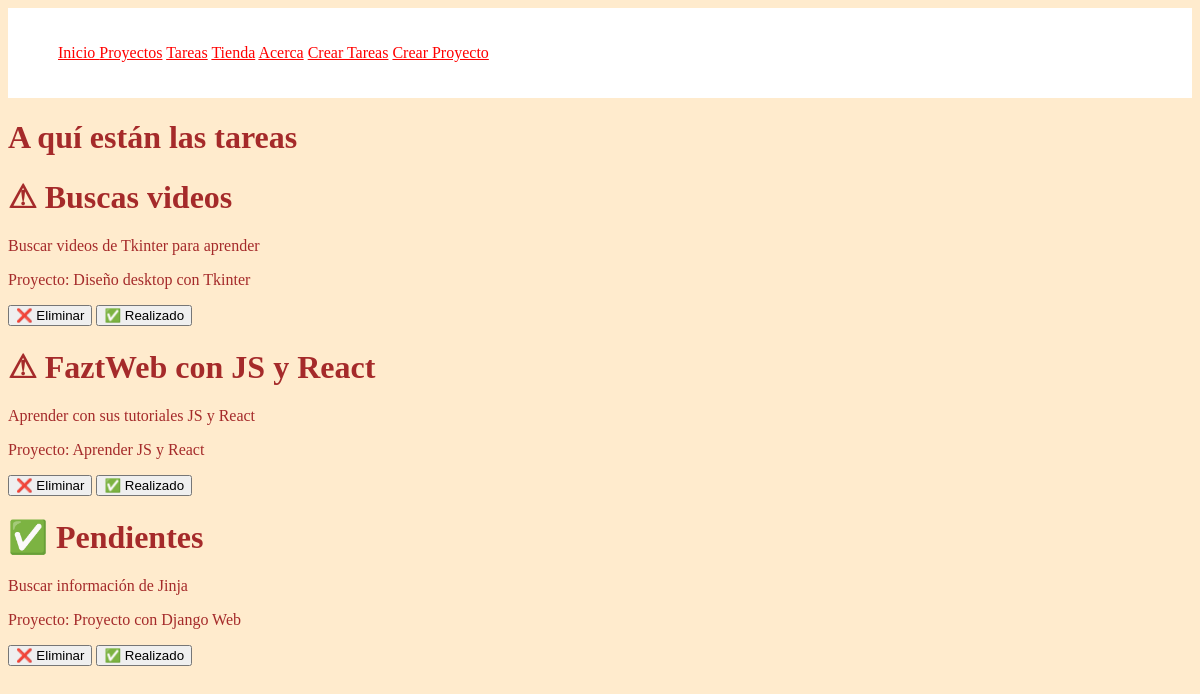
/tasks/, run on an earlier commit of the app's database.
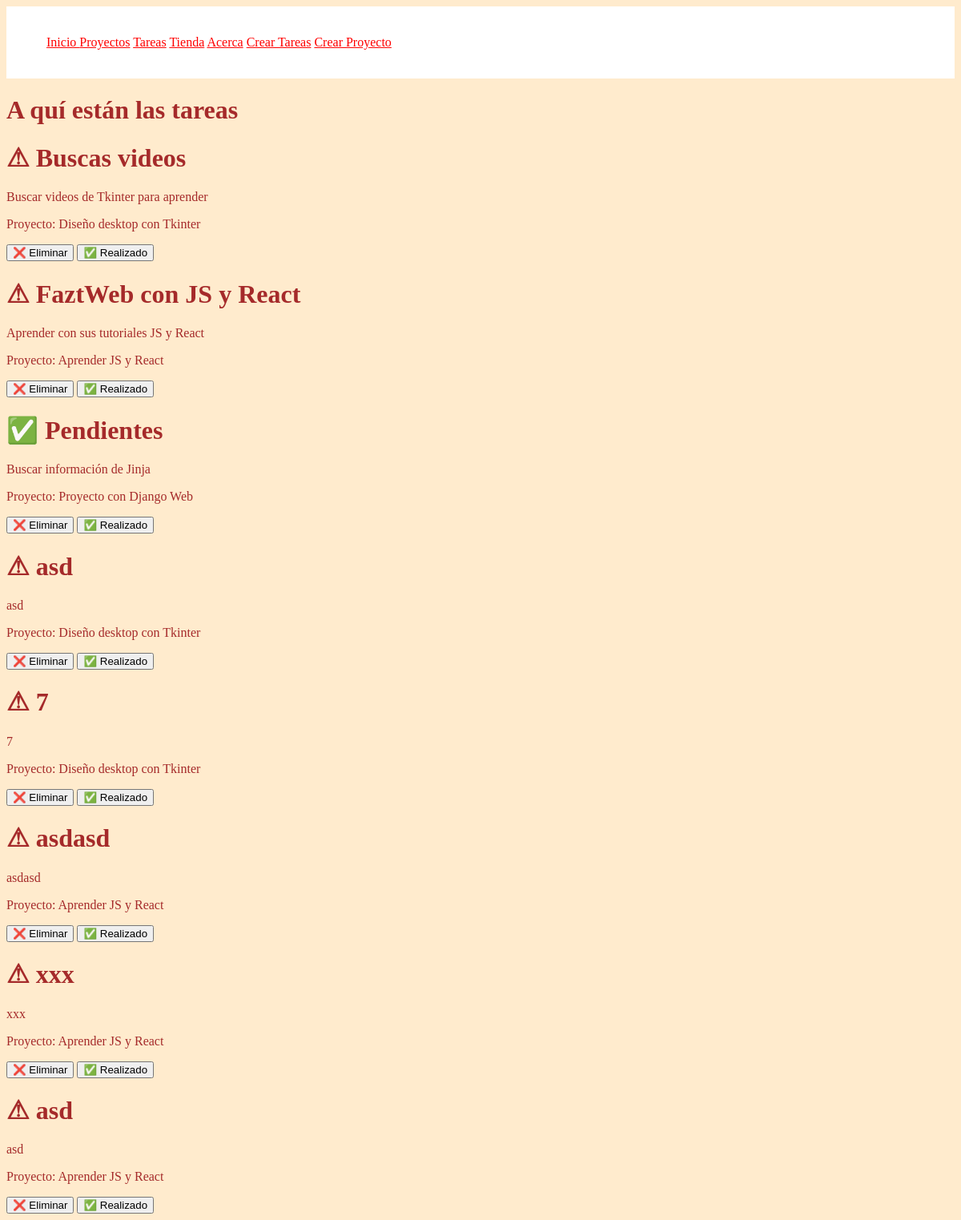
And on a later commit of the database.
### myapp/models.py (models this page shows, shortened)
class Tareas(models.Model):
    titulo = models.CharField(max_length=200)
    descripcion = models.TextField()
    proyecto = models.ForeignKey(Proyecto, on_delete = models.CASCADE)
    realizado = models.BooleanField(default=False)

class Proyecto(models.Model):
    nombre = models.CharField(max_length=200)
    def __str__(self):
        return self.nombre

### myapp/views.py (the view)
# urls.py: path('tasks/', views.tasks, name="tasks"),
def tasks(request):
    tareas = Tareas.objects.all()
    return render(request, "tasks.html", {
        "tareas" : tareas
    })

### myapp/templates/tasks.html
{% extends "base.html"%}
{% block content %}
<h1>A quí están las tareas</h1>
{% for task in tareas %}
<div>
    <h1>{% if task.realizado == False %} ⚠ {% else %} ✅ {% endif %} {{task.titulo}}</h1>
    <p>{{task.descripcion}}</p>
    <p>Proyecto: {{task.proyecto}}</p>
    <button>
        ❌ Eliminar
    </button>
    <button>
        ✅ Realizado
    </button>
</div>
{% endfor %}
{% endblock %}

What changed in the data, as far as the page shows it:
added Tareas: titulo "asd", descripcion "asd", proyecto "Diseño desktop con Tkinter"
added Tareas: titulo "7", descripcion "7", proyecto "Diseño desktop con Tkinter"
added Tareas: titulo "asdasd", descripcion "asdasd", proyecto "Aprender JS y React"
added Tareas: titulo "xxx", descripcion "xxx", proyecto "Aprender JS y React"
added Tareas: titulo "asd", descripcion "asd", proyecto "Aprender JS y React"
